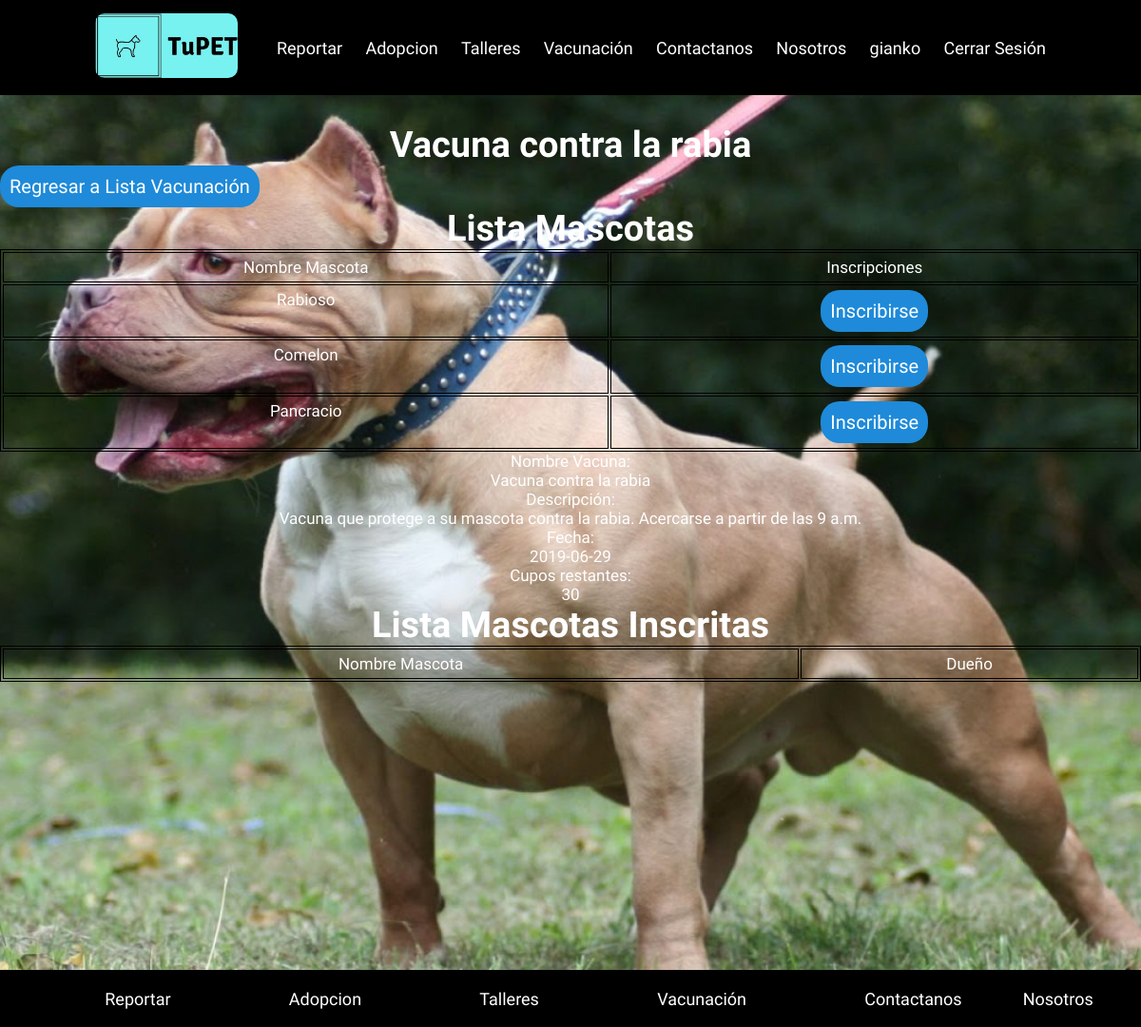
Page /paginas/info_vacunacion.php?v=1 (signed in) on the earlier database version.
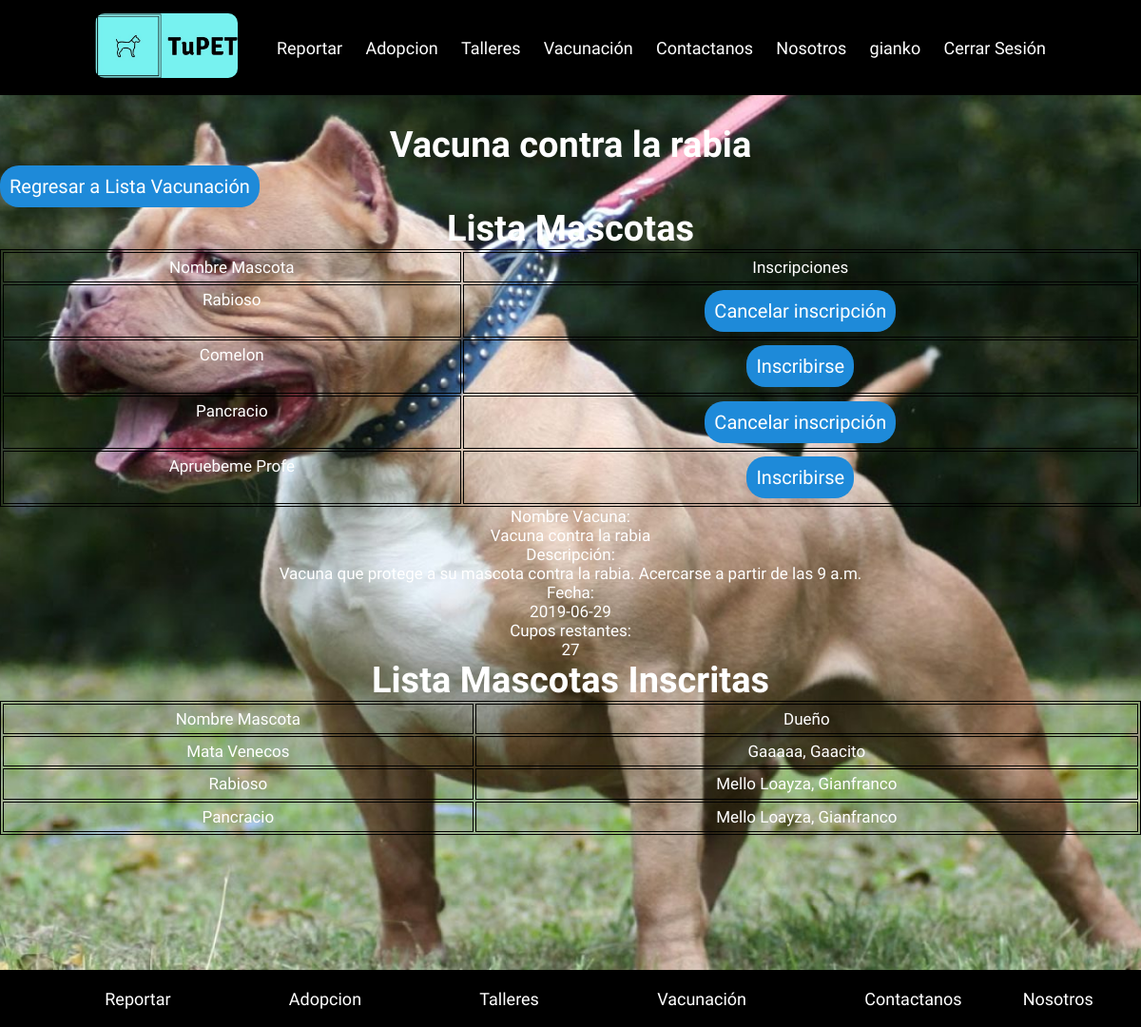
Same page on the later database version.
### tables this page shows
CREATE TABLE `mascotas` (
  `id` int(11) NOT NULL,
  `nombre` varchar(150) DEFAULT NULL,
  `id_dueno` int(11) DEFAULT NULL,
  `raza` varchar(100) DEFAULT NULL,
  `color` varchar(80) DEFAULT NULL,
  `tamano` varchar(80) DEFAULT NULL,
  `foto` varchar(200) DEFAULT NULL
);

CREATE TABLE `vacunas` (
  `id` int(11) NOT NULL,
  `nombre` varchar(120) NOT NULL,
  `fecha` date NOT NULL,
  `capacidad` tinyint(4) NOT NULL,
  `descripcion` varchar(200) DEFAULT NULL
);

CREATE TABLE `usuarios` (
  `id` int(11) NOT NULL,
  `usuario` varchar(150) NOT NULL,
  `nombres` varchar(250) NOT NULL,
  `apellidos` varchar(250) NOT NULL,
  `email` varchar(200) NOT NULL,
  `direccion` varchar(200) NOT NULL,
  `fecha_nac` date NOT NULL,
  `contrasena` varchar(100) NOT NULL
);

### Funciones/variables.php (called while the page is built, shortened)
<?php
$tab_usuario="usuarios";
$id_usuario="id";
$nom_usuario="nombres";
$ape_usuario="apellidos";
$tab_mascota="mascotas";
$id_mascota="id";
$nom_mascota="nombre";
$due_mascota="id_dueno";
$tab_vacunas="vacunas";
$id_vacunas="id";
$nom_vacunas="nombre";
$fecha_vacunas="fecha";
$capacidad_vacunas="capacidad";
$desc_vacunas="descripcion";
$tab_vacuna_mascota="vacunas_mascota";
$idVac_vacuna_mascota="id_vacunas";
$idMas_vacuna_mascota="id_mascota";
$idUsu_vacuna_mascota="id_usuario";
?>

### paginas/info_vacunacion.php (the view, shortened to what this page needs)
<?php
include_once ("../Funciones/variables.php");
include_once ("../Funciones/verificar_session.php");
$pdo=new PDO("mysql:host=localhost;dbname=$dbname;charset=utf8","root","");
if(isset($_GET["v"])){
    $id=$_GET["v"];
    $sql="SELECT * FROM $tab_vacunas WHERE $id_vacunas='$id'";
    $resultado=$pdo->query($sql);
    $filas=$resultado->fetchAll();
    if (count($filas)==0) {
        header("Location: ../paginas/vacunacion.php");
        exit();
    }else{
        $nom=$filas[0][$nom_vacunas];
        $sql2="SELECT * FROM $tab_vacuna_mascota WHERE $idVac_vacuna_mascota='$id'";
        $resultado2=$pdo->query($sql2);
        $filas2=$resultado2->fetchAll();
        $disponible=$filas[0][$capacidad_vacunas]-count($filas2);
    }
}else{
    header("Location: ../paginas/vacunas.php");
    exit();
}
?>
<!DOCTYPE html>
<html lang="en">
<head>
    <link rel="stylesheet" href="../estilos/estilonosotros.css">
    <link rel="stylesheet" href="../estilos/estilos_tabla.css">
</head>
<body>
    <?php include ('../Funciones/cabecera_resto.php') ?>
    <div class="contenido_infvacunacion">
        <h2><?php echo $nom ?></h2>
        <form action="../Funciones/procesar_vacunacion.php" method="post">
        <button type="submit" name="b">Regresar a Lista Vacunación</button>
        <h3>Lista Mascotas</h3>
        <table>
            <tr>
                <td>Nombre Mascota</td>
                <td>Inscripciones</td>
            </tr>
                <?php
                $id_usuario_sesion=$_SESSION["id"];
                $sql3="SELECT * FROM $tab_mascota WHERE $due_mascota='$id_usuario_sesion'";
                foreach ($pdo->query($sql3) as $f0) { ?>
                <tr>
                    <td><?php echo $f0[$nom_mascota] ?></td>
                    <td>
                    <?php
                    $id_m=$f0[$id_mascota];
                    $r0=$pdo->query("SELECT * FROM $tab_vacuna_mascota WHERE $idMas_vacuna_mascota='$id_m' AND $idVac_vacuna_mascota='$id'");
                    $f3=$r0->fetchAll();
                    if(count($f3)==1){ ?>
                        <button type="submit" name="<?php echo $id_m ?>" value="c">Cancelar inscripción</button>
                    <?php
                    }elseif($disponible==0){ ?>
                        No hay cupos disponibles
                    <?php
                    }else{ ?>
                        <button type="submit" name="<?php echo $id_m ?>" value="i">Inscribirse</button>
                    <?php } ?>
                    </td>
                </tr>
                <?php
                }
                ?>
        </table>
        </form>
        <div>
        <p>Nombre Vacuna:</p>
        <p><?php echo $nom ?></p>
        </div>
        <div>
        <p>Descripción:</p>
        <p><?php echo $filas[0][$desc_vacunas] ?></p>
        </div>
        <div>
        <p>Fecha:</p>
        <p><?php echo $filas[0][$fecha_vacunas] ?></p>
        </div>
        <div>
        <p>Cupos restantes:</p>
        <p><?php echo $disponible ?></p>
        </div>
        <div>
        <h3>Lista Mascotas Inscritas</h3>
        <table>
        <tr>
            <td>Nombre Mascota</td>
            <td>Dueño</td>
        </tr>
        <?php
            for ($i=0; $i < count($filas2); $i++) {
                $m=$filas2[$i][$idMas_vacuna_mascota];
                $sql4="SELECT * FROM $tab_mascota WHERE $id_mascota='$m'";
                $r=$pdo->query($sql4);
                $f=$r->fetch();
                $u=$filas2[$i][$idUsu_vacuna_mascota];
                $sql5="SELECT * FROM $tab_usuario WHERE $id_usuario='$u'";
                $r2=$pdo->query($sql5);
                $f2=$r2->fetch();
                ?>
                <tr>
                    <td><?php echo $f[$nom_mascota] ?></td>
                    <td><?php echo $f2[$ape_usuario] ?>, <?php echo $f2[$nom_usuario] ?></td>
                </tr>
                <?php
            }
        ?>
        </table>
        </div>
    </div>
    <?php include ('../Funciones/footer_resto.php') ?>
</body>
</html>

Differences in the rows shown:
computed for vacunas "Vacuna contra la rabia": capacidad "30" → "27"
computed for mascotas "Rabioso": text "Inscribirse" → "Cancelar inscripción"
computed for mascotas "Pancracio": text "Inscribirse" → "Cancelar inscripción"
added mascotas: nombre "Apruebeme Profe"
added usuarios: mascotas.nombre "Mata Venecos", apellidos "Gaaaaa", nombres "Gaacito"
now on this page (row unchanged): usuarios: mascotas.nombre "Rabioso", apellidos "Mello Loayza", nombres "Gianfranco", mascotas.nombre "Pancracio"
